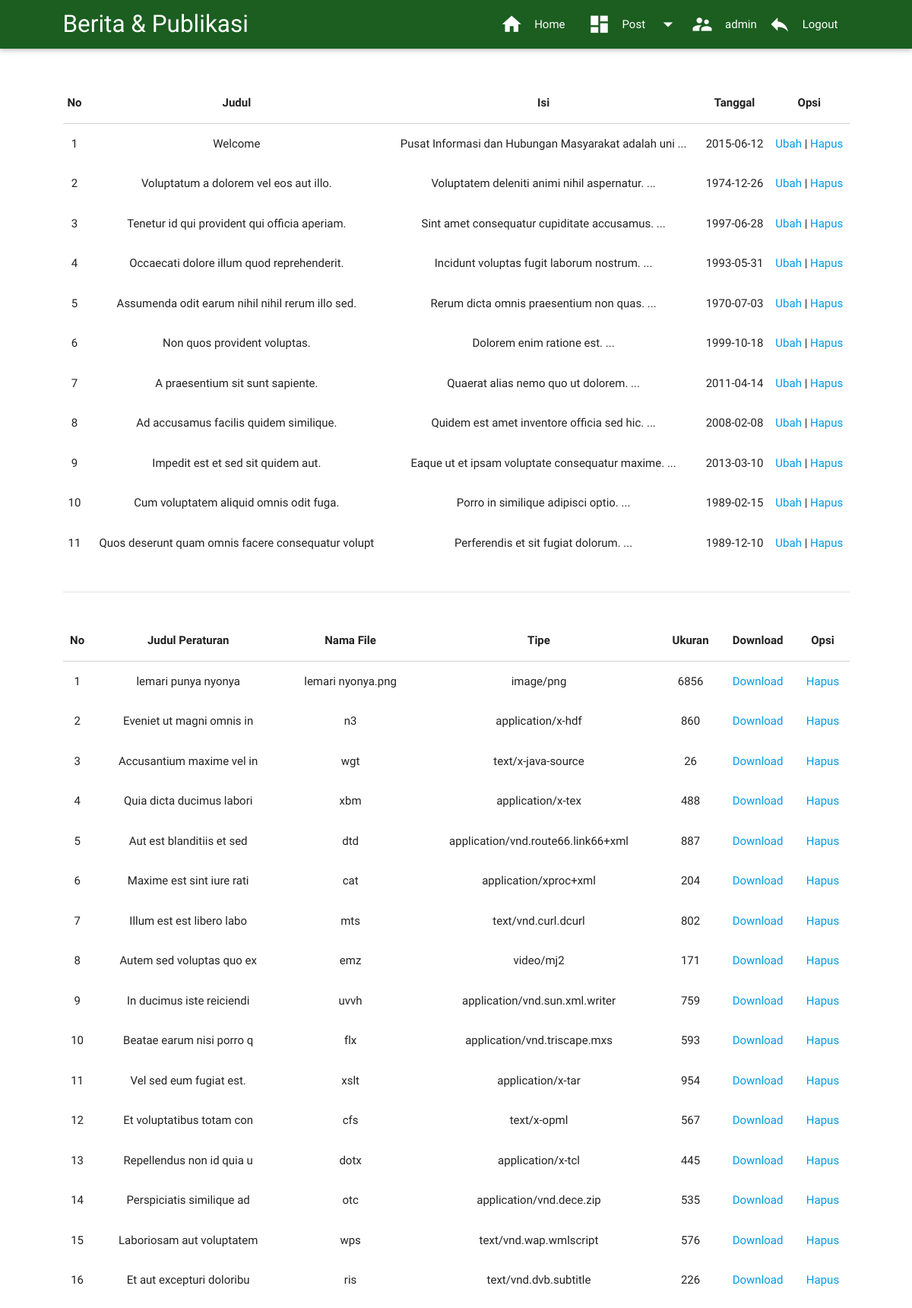
The page /admin/module/berita/tampil.php (signed in) on the database its author committed.
### tables this page shows
CREATE TABLE IF NOT EXISTS `berita` (
  `id_berita` int(10) NOT NULL,
  `judul_berita` char(50) NOT NULL,
  `isi` longtext NOT NULL,
  `tgl_posting_berita` date NOT NULL
);

CREATE TABLE IF NOT EXISTS `berita_upload` (
  `id` int(10) NOT NULL,
  `judul` char(25) NOT NULL,
  `filetype` char(50) NOT NULL,
  `filedata` longblob NOT NULL,
  `filename` varchar(100) NOT NULL,
  `filesize` bigint(20) NOT NULL
);

### admin/module/berita/tampil.php (the view, shortened to what this page needs)
<?php
require "includes/header_berita.php";
?>
	<main style="margin-top:30px; margin-bottom:30px;">
		<div class="container">
			<div class="section">
			<table class="hoverable centered responsive-table">
				<thead>
					<tr>
						<th>No</th>
						<th>Judul</th>
	                    <th>Isi</th>
						<th>Tanggal</th>
	                    <th>Opsi</th>
					</tr>
				</thead>
	<?php
		$no = 1;
		$query2 = "SELECT * from berita";
		$sql = mysql_query ($query2);
		while ($hasil = mysql_fetch_array ($sql)) {
	?>
				<tbody>
					<tr>
						<td><?php echo $no ?></td>
						<td><?php echo $hasil['judul_berita']?></td>
						<td><?php echo substr($hasil['isi'], 0, 50). ' ...'?></td>
						<td><?php echo $hasil['tgl_posting_berita']?></td>
						<td>
						<a href="edit.php?id=<?php echo $hasil['id_berita'] ?>" title="Edit <?php echo $judul ?>">Ubah</a> |
						<a href="hapus.php?id=<?php echo $hasil['id_berita'] ?>" title="Hapus <?php echo $judul ?>">Hapus</a>
						</td>
					</tr>
				</tbody>
<?php $no++; ?>
<?php } ?>
			</table>
      </div>
      <br>
      <div class="divider"></div>
      <br>
      <div class="section">
<?php
$data = mysql_query("select * from berita_upload");
?>
        <table class="hoverable centered responsive-table">
          <thead>
              <tr>
                <th>No</th>
                <th>Judul Peraturan</th>
                <th>Nama File</th>
                <th>Tipe</th>
                <th>Ukuran</th>
                <th>Download</th>
                <th>Opsi</th>
             </tr>
             </thead>
             <tbody>
             <?php while ($row =mysql_fetch_assoc($data)) { ?>
             <tr>
                <td><?php echo $c=$c+1;?></td>
                <td><?php echo $row['judul'] ?></td>
                <td><?php echo $row['filename'] ?></td>
                <td><?php echo $row['filetype'] ?></td>
                <td><?php echo $row['filesize'] ?></td>
                <td><a href="download.php?id=<?php echo $row['id'] ?>">Download</a></td>
                <td><a href="delete.php?id=<?php echo $row['id'] ?>">Hapus</a></td>
             </tr>
             <?php } ?>
             </tbody>
          </table>
          </div>
        </div>
    </main>
</body>
</html>

### admin/module/berita/includes/header_berita.php (style rules this page uses)
body { display: flex; min-height: 100vh; flex-direction: column; }
main { flex: 1 0 auto }
.container { width:90% }

### rows shown on the page
berita: judul_berita "Welcome", isi "Pusat Informasi dan Hubungan Masyarakat adalah uni", tgl_posting_berita "2015-06-12"
berita: judul_berita "Voluptatum a dolorem vel eos aut illo.", isi "Voluptatem deleniti animi nihil aspernatur.", tgl_posting_berita "1974-12-26"
berita: judul_berita "Tenetur id qui provident qui officia aperiam.", isi "Sint amet consequatur cupiditate accusamus.", tgl_posting_berita "1997-06-28"
berita: judul_berita "Occaecati dolore illum quod reprehenderit.", isi "Incidunt voluptas fugit laborum nostrum.", tgl_posting_berita "1993-05-31"
berita: judul_berita "Assumenda odit earum nihil nihil rerum illo sed.", isi "Rerum dicta omnis praesentium non quas.", tgl_posting_berita "1970-07-03"
berita: judul_berita "Non quos provident voluptas.", isi "Dolorem enim ratione est.", tgl_posting_berita "1999-10-18"
berita: judul_berita "A praesentium sit sunt sapiente.", isi "Quaerat alias nemo quo ut dolorem.", tgl_posting_berita "2011-04-14"
berita: judul_berita "Ad accusamus facilis quidem similique.", isi "Quidem est amet inventore officia sed hic.", tgl_posting_berita "2008-02-08"
berita: judul_berita "Impedit est et sed sit quidem aut.", isi "Eaque ut et ipsam voluptate consequatur maxime.", tgl_posting_berita "2013-03-10"
berita: judul_berita "Cum voluptatem aliquid omnis odit fuga.", isi "Porro in similique adipisci optio.", tgl_posting_berita "1989-02-15"
berita: judul_berita "Quos deserunt quam omnis facere consequatur volupt", isi "Perferendis et sit fugiat dolorum.", tgl_posting_berita "1989-12-10"
berita_upload: judul "lemari punya nyonya", filename "lemari nyonya.png", filetype "image/png", filesize "6856"
berita_upload: c "2", judul "Eveniet ut magni omnis in", filename "n3", filetype "application/x-hdf", filesize "860"
berita_upload: c "3", judul "Accusantium maxime vel in", filename "wgt", filetype "text/x-java-source", filesize "26"
berita_upload: c "4", judul "Quia dicta ducimus labori", filename "xbm", filetype "application/x-tex", filesize "488"
berita_upload: c "5", judul "Aut est blanditiis et sed", filename "dtd", filetype "application/vnd.route66.link66+xml", filesize "887"
berita_upload: c "6", judul "Maxime est sint iure rati", filename "cat", filetype "application/xproc+xml", filesize "204"
berita_upload: c "7", judul "Illum est est libero labo", filename "mts", filetype "text/vnd.curl.dcurl", filesize "802"
berita_upload: c "8", judul "Autem sed voluptas quo ex", filename "emz", filetype "video/mj2", filesize "171"
berita_upload: c "9", judul "In ducimus iste reiciendi", filename "uvvh", filetype "application/vnd.sun.xml.writer", filesize "759"
berita_upload: c "10", judul "Beatae earum nisi porro q", filename "flx", filetype "application/vnd.triscape.mxs", filesize "593"
berita_upload: c "11", judul "Vel sed eum fugiat est.", filename "xslt", filetype "application/x-tar", filesize "954"
berita_upload: c "12", judul "Et voluptatibus totam con", filename "cfs", filetype "text/x-opml", filesize "567"
berita_upload: c "13", judul "Repellendus non id quia u", filename "dotx", filetype "application/x-tcl", filesize "445"
berita_upload: c "14", judul "Perspiciatis similique ad", filename "otc", filetype "application/vnd.dece.zip", filesize "535"
berita_upload: c "15", judul "Laboriosam aut voluptatem", filename "wps", filetype "text/vnd.wap.wmlscript", filesize "576"
berita_upload: c "16", judul "Et aut excepturi doloribu", filename "ris", filetype "text/vnd.dvb.subtitle", filesize "226"

### other values the page prints
$_SESSION['nama_lengkap'] "admin"
